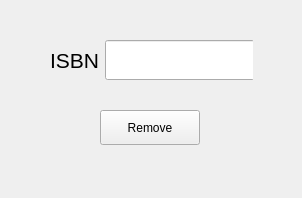
<?xml version="1.0" encoding="UTF-8"?>
<ui version="4.0">
 <class>RemoveBook</class>
 <widget class="QWidget" name="RemoveBook">
  <property name="geometry">
   <rect>
    <x>0</x>
    <y>0</y>
    <width>302</width>
    <height>198</height>
   </rect>
  </property>
  <property name="windowTitle">
   <string>Form</string>
  </property>
  <widget class="QPushButton" name="RemoveButton">
   <property name="geometry">
    <rect>
     <x>100</x>
     <y>110</y>
     <width>100</width>
     <height>35</height>
    </rect>
   </property>
   <property name="minimumSize">
    <size>
     <width>100</width>
     <height>35</height>
    </size>
   </property>
   <property name="maximumSize">
    <size>
     <width>100</width>
     <height>35</height>
    </size>
   </property>
   <property name="text">
    <string>Remove</string>
   </property>
  </widget>
  <widget class="QWidget" name="layoutWidget">
   <property name="geometry">
    <rect>
     <x>50</x>
     <y>40</y>
     <width>203</width>
     <height>42</height>
    </rect>
   </property>
   <layout class="QFormLayout" name="formLayout">
    <item row="0" column="0">
     <widget class="QLabel" name="label">
      <property name="font">
       <font>
        <pointsize>16</pointsize>
       </font>
      </property>
      <property name="text">
       <string>ISBN</string>
      </property>
     </widget>
    </item>
    <item row="0" column="1">
     <widget class="QLineEdit" name="ISBNLE">
      <property name="minimumSize">
       <size>
        <width>150</width>
        <height>40</height>
       </size>
      </property>
     </widget>
    </item>
   </layout>
  </widget>
 </widget>
 <resources/>
 <connections/>
</ui>
